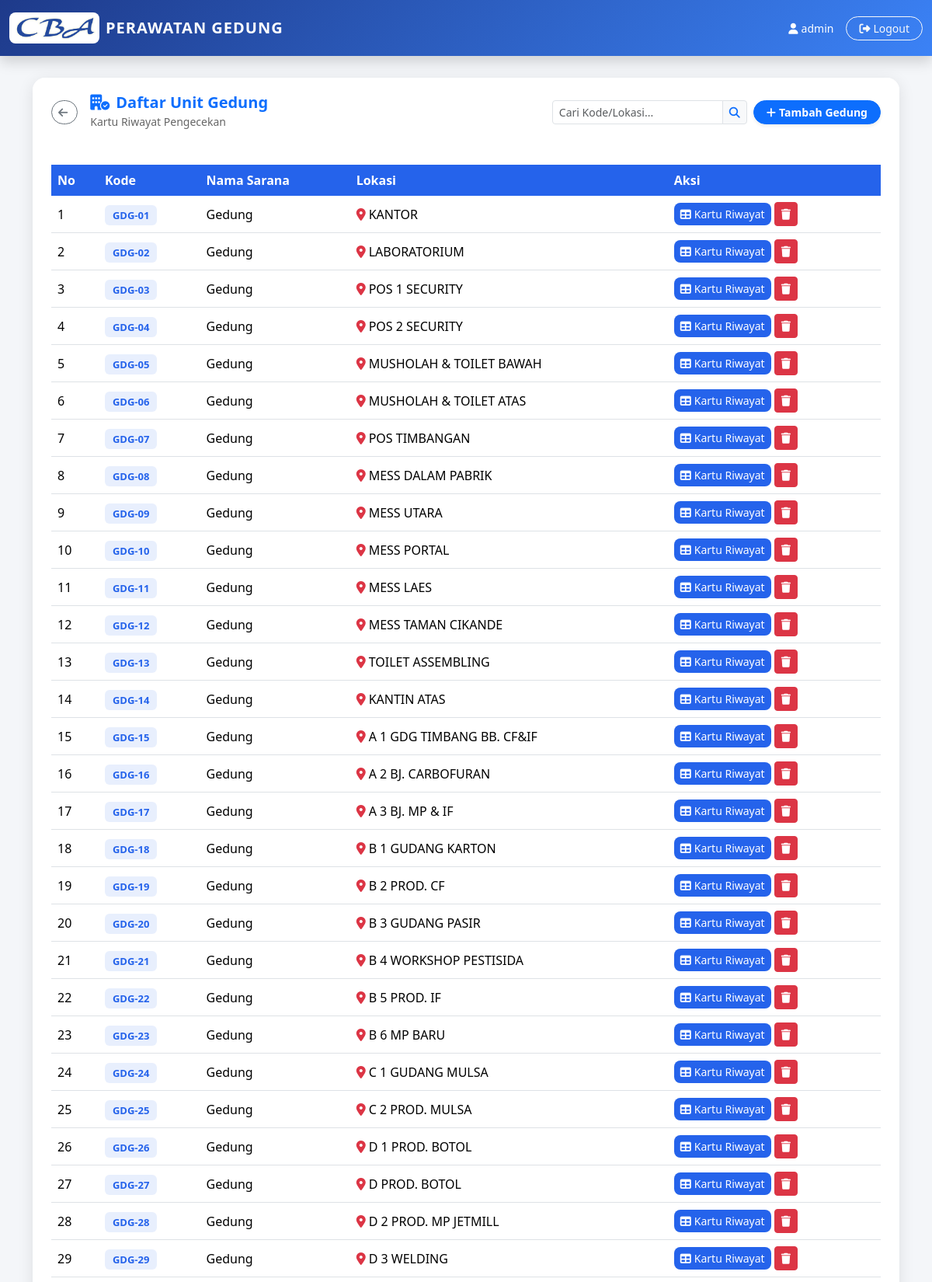
Page /gedung_home.php (signed in, upper part) on the committed database.
### tables this page shows
CREATE TABLE `gedung` (
  `id` int(11) NOT NULL,
  `no_kode` varchar(50) NOT NULL,
  `nama_sarana` varchar(100) DEFAULT NULL,
  `lokasi` varchar(200) DEFAULT NULL
);

### gedung_home.php (the view, shortened to what this page needs)
<?php
include "config/koneksi.php";
mysqli_query($conn, "CREATE TABLE IF NOT EXISTS `gedung` (
  `id` int(11) NOT NULL AUTO_INCREMENT,
  `no_kode` varchar(50) NOT NULL,
  `nama_sarana` varchar(100) DEFAULT NULL,
  `lokasi` varchar(200) DEFAULT NULL,
  PRIMARY KEY (`id`)
) ENGINE=InnoDB DEFAULT CHARSET=utf8mb4");
mysqli_query($conn, "CREATE TABLE IF NOT EXISTS `checklist_gedung` (
  `id` int(11) NOT NULL AUTO_INCREMENT,
  `gedung_id` int(11) NOT NULL,
  `tahun` int(4) NOT NULL,
  `bulan` tinyint(2) NOT NULL,
  `tanggal_cek` date DEFAULT NULL,
  `label_pengisian` enum('Ok','Nok') DEFAULT NULL,
  `tekanan_pressure` enum('Ok','Nok') DEFAULT NULL,
  `safety_pin` enum('Ok','Nok') DEFAULT NULL,
  `handle` enum('Ok','Nok') DEFAULT NULL,
  `selang_nozzle` enum('Ok','Nok') DEFAULT NULL,
  `dry_chemical` enum('Ok','Nok') DEFAULT NULL,
  `tablulan` enum('Ok','Nok') DEFAULT NULL,
  `bambu_petunjuk` enum('Ok','Nok') DEFAULT NULL,
  `paraf` varchar(100) DEFAULT NULL,
  `catatan` text DEFAULT NULL,
  `users_id` int(11) DEFAULT NULL,
  `created_at` datetime DEFAULT CURRENT_TIMESTAMP,
  PRIMARY KEY (`id`)
) ENGINE=InnoDB DEFAULT CHARSET=utf8mb4");
$keyword = isset($_GET['keyword']) ? mysqli_real_escape_string($conn, $_GET['keyword']) : '';
$where = "";
$listGedung = mysqli_query($conn, "SELECT * FROM gedung $where ORDER BY no_kode ASC");
?>
<!DOCTYPE html>
<html lang="id">
<head>
  <link href="https://cdn.jsdelivr.net/npm/bootstrap@5.3.2/dist/css/bootstrap.min.css" rel="stylesheet">
</head>
<body>
  <nav class="navbar navbar-gedung fixed-top py-3 shadow">
    <div class="container-fluid d-flex justify-content-between align-items-center">
      <div class="d-flex align-items-center gap-2 text-white" style="cursor:pointer"
        onclick="window.location.href='dashboard.php'">
        <img src="assets/images/cba.png" alt="Logo CBA"
          style="height:40px; background:white; padding:4px; border-radius:8px;">
        <span class="fw-bold fs-5 d-none d-sm-inline" style="letter-spacing:1px">PERAWATAN GEDUNG</span>
      </div>
      <div class="d-flex align-items-center gap-2 gap-md-3">
        <span class="text-white small d-none d-md-inline"><i
            class="fa-solid fa-user me-1"></i><?= $_SESSION['username'] ?></span>
        <a href="logout.php" class="btn btn-sm btn-outline-light rounded-pill px-2 px-md-3" title="Logout">
          <span class="d-none d-sm-inline"><i class="fa-solid fa-right-from-bracket me-1"></i>Logout</span>
        </a>
      </div>
    </div>
  </nav>
  <div class="container" style="margin-top:100px; padding-bottom:40px; flex:1;">
    <div class="card card-gedung">
      <div class="card-gedung-header d-flex justify-content-between align-items-center flex-wrap gap-3">
        <div class="d-flex align-items-center gap-3">
          <a href="dashboard.php" class="btn btn-sm btn-outline-secondary rounded-pill" title="Kembali ke Dashboard">
            <i class="fa-solid fa-arrow-left me-1"></i><span class="d-none d-sm-inline"></span>
          </a>
          <div>
            <h5 class="fw-bold mb-0 text-primary"><i class="fa-solid fa-building-circle-check me-2"></i>Daftar Unit
              Gedung</h5>
            <small class="opacity-75">Kartu Riwayat Pengecekan</small>
          </div>
        </div>
        <div class="d-flex flex-column flex-sm-row align-items-stretch align-items-sm-center gap-2 mt-3 mt-sm-0">
          <form method="GET" class="d-flex m-0">
            <div class="input-group input-group-sm w-100">
              <input type="text" name="keyword" class="form-control" placeholder="Cari Kode/Lokasi..."
                value="<?= htmlspecialchars($keyword) ?>">
              <button type="submit" class="btn btn-light text-primary border"><i
                  class="fa-solid fa-search"></i></button>
            </div>
          </form>
          <?php if (($_SESSION['role'] ?? '') === 'Admin'): ?>
          <button class="btn btn-primary btn-sm px-3 rounded-pill fw-bold shadow-sm text-nowrap"
            onclick="document.getElementById('modalTambah').classList.add('active')">
            <i class="fa-solid fa-plus me-1"></i>Tambah Gedung
          </button>
          <?php endif; ?>
        </div>
      </div>
      <div class="card-body p-4">
        <div class="table-responsive">
          <table class="table table-hover align-middle mb-0">
            <thead>
              <tr>
                <th>No</th>
                <th>Kode</th>
                <th>Nama Sarana</th>
                <th>Lokasi</th>
                <th>Aksi</th>
              </tr>
            </thead>
            <tbody>
              <?php $no = 1;
              while ($row = mysqli_fetch_assoc($listGedung)): ?>
                <tr>
                  <td data-label="No"><?= $no++ ?></td>
                  <td data-label="Kode"><span class="gedung-badge"><?= htmlspecialchars($row['no_kode']) ?></span></td>
                  <td data-label="Nama Sarana"><?= htmlspecialchars($row['nama_sarana']) ?></td>
                  <td data-label="Lokasi">
                    <span><i
                        class="fa-solid fa-location-dot text-danger me-1"></i><?= htmlspecialchars($row['lokasi']) ?></span>
                  </td>
                  <td data-label="Aksi">
                    <a href="gedung_kartu.php?gedung_id=<?= $row['id'] ?>" class="btn btn-kartu btn-sm flex-grow-1">
                      <i class="fa-solid fa-table me-1"></i><span class="d-inline">Kartu Riwayat</span>
                    </a>
                    <?php if (($_SESSION['role'] ?? '') === 'Admin'): ?>
                    <button type="button" class="btn btn-danger btn-sm" onclick="confirmDelete(<?= $row['id'] ?>)">
                      <i class="fa-solid fa-trash"></i>
                    </button>
                    <?php endif; ?>
                  </td>
                </tr>
              <?php endwhile; ?>
            </tbody>
          </table>
        </div>
      </div>
    </div>
  </div>
</body>
</html>

### gedung_home.php (style rules this page uses)
:root { --blue: #2563eb; --blue-dark: #1e3a8a; --blue-light: #3b82f6; }
body { background: #f4f6f9; font-family: 'Segoe UI', sans-serif; min-height: 100vh; display: flex; flex-direction: column; }
.navbar-gedung { background: linear-gradient(135deg, var(--blue-dark), var(--blue-light)); }
.card-gedung { border: none; border-radius: 16px; box-shadow: 0 4px 20px rgba(0, 0, 0, .1); }
.card-gedung-header { background: #fff; color: #333; border-radius: 16px 16px 0 0; padding: 20px 24px; }
.gedung-badge { background: rgba(37, 99, 235, 0.1); color: var(--blue); font-weight: 600; padding: 4px 10px; border-radius: 6px; font-size: 13px; }
.table thead th { background: var(--blue); color: #fff; border: none; white-space: nowrap; }
.table tbody td { white-space: nowrap; }
.btn-kartu { background: var(--blue); color: #fff; border: none; border-radius: 8px; }

### rows in the picture
gedung: no_kode "GDG-01", nama_sarana "Gedung", lokasi "KANTOR"
gedung: no_kode "GDG-02", nama_sarana "Gedung", lokasi "LABORATORIUM"
gedung: no_kode "GDG-03", nama_sarana "Gedung", lokasi "POS 1 SECURITY"
gedung: no_kode "GDG-04", nama_sarana "Gedung", lokasi "POS 2 SECURITY"
gedung: no_kode "GDG-05", nama_sarana "Gedung", lokasi "MUSHOLAH & TOILET BAWAH"
gedung: no_kode "GDG-06", nama_sarana "Gedung", lokasi "MUSHOLAH & TOILET ATAS"
gedung: no_kode "GDG-07", nama_sarana "Gedung", lokasi "POS TIMBANGAN"
gedung: no_kode "GDG-08", nama_sarana "Gedung", lokasi "MESS DALAM PABRIK"
gedung: no_kode "GDG-09", nama_sarana "Gedung", lokasi "MESS UTARA"
gedung: no_kode "GDG-10", nama_sarana "Gedung", lokasi "MESS PORTAL"
gedung: no_kode "GDG-11", nama_sarana "Gedung", lokasi "MESS LAES"
gedung: no_kode "GDG-12", nama_sarana "Gedung", lokasi "MESS TAMAN CIKANDE"
gedung: no_kode "GDG-13", nama_sarana "Gedung", lokasi "TOILET ASSEMBLING"
gedung: no_kode "GDG-14", nama_sarana "Gedung", lokasi "KANTIN ATAS"
gedung: no_kode "GDG-15", nama_sarana "Gedung", lokasi "A 1 GDG TIMBANG BB. CF&IF"
gedung: no_kode "GDG-16", nama_sarana "Gedung", lokasi "A 2 BJ. CARBOFURAN"
gedung: no_kode "GDG-17", nama_sarana "Gedung", lokasi "A 3 BJ. MP & IF"
gedung: no_kode "GDG-18", nama_sarana "Gedung", lokasi "B 1 GUDANG KARTON"
gedung: no_kode "GDG-19", nama_sarana "Gedung", lokasi "B 2 PROD. CF"
gedung: no_kode "GDG-20", nama_sarana "Gedung", lokasi "B 3 GUDANG PASIR"
gedung: no_kode "GDG-21", nama_sarana "Gedung", lokasi "B 4 WORKSHOP PESTISIDA"
gedung: no_kode "GDG-22", nama_sarana "Gedung", lokasi "B 5 PROD. IF"
gedung: no_kode "GDG-23", nama_sarana "Gedung", lokasi "B 6 MP BARU"
gedung: no_kode "GDG-24", nama_sarana "Gedung", lokasi "C 1 GUDANG MULSA"
gedung: no_kode "GDG-25", nama_sarana "Gedung", lokasi "C 2 PROD. MULSA"
gedung: no_kode "GDG-26", nama_sarana "Gedung", lokasi "D 1 PROD. BOTOL"
gedung: no_kode "GDG-27", nama_sarana "Gedung", lokasi "D PROD. BOTOL"
gedung: no_kode "GDG-28", nama_sarana "Gedung", lokasi "D 2 PROD. MP JETMILL"
gedung: no_kode "GDG-29", nama_sarana "Gedung", lokasi "D 3 WELDING"

### other values in the picture
$_SESSION['username'] "admin"
